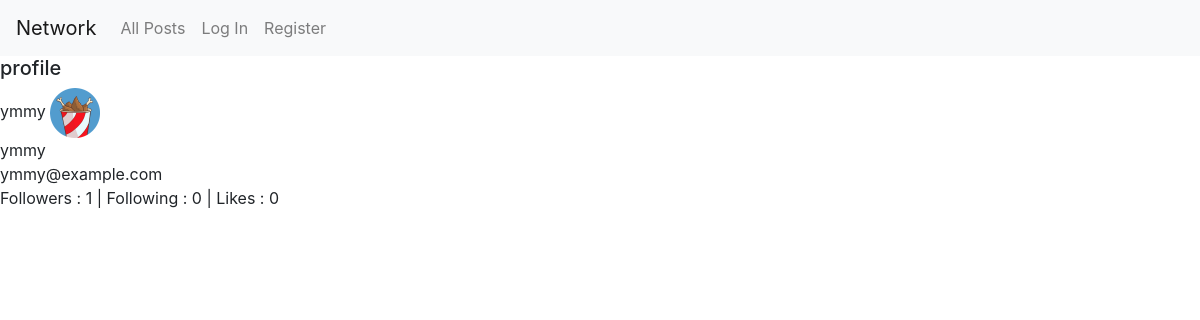
The app's page /profile/1 with its own data.
### network/models.py (models this page shows)
class User(AbstractUser):
    avatar = models.TextField(default="avatar_bucket.png")
    like_count = models.PositiveSmallIntegerField(default=0, blank=True, null=True)
    followers = models.ManyToManyField("User", related_name="followers_id")
    following = models.ManyToManyField("User", related_name="following_id")
    pass

### network/views.py (the view)
# urls.py: path("profile/<int:profile_id>", views.profile, name="profile"),
def profile(request,profile_id):
    profile = User.objects.get(
            id=profile_id
            )
    print(profile)
    return  render(request, "network/profile.html", {'profile': profile})

### network/templates/network/profile.html
{% extends "network/layout.html" %}
{% block body %}
<section>
    <h5>profile</h5>
    {{ profile.username }}
    <img width="50px" src="../../static/network/img/avatars/{{ profile.avatar }}" alt=""> <br>
    {{ profile.username }} <br>
    {{ profile.email }} <br>
    Followers : {{ profile.followers.count }} | Following : {{ profile.following.count }} | Likes : {{ profile.like_count }}<br>
</section>
{% endblock %}

### records on screen
User: username "ymmy", avatar (picture), email "ymmy@example.com", followers.count "1", following.count "0", like_count "0"
